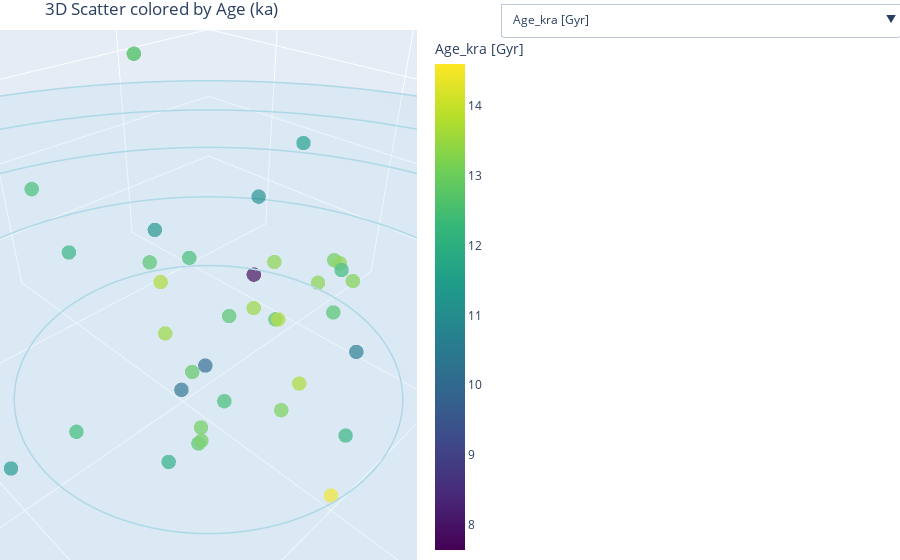

This figure's notebook cell:
### Code cell
import plotly.graph_objs as go
import plotly.offline as pyo

pyo.init_notebook_mode(connected=True)

# Variables you want to be switchable
color_vars = {
    'Age_kra [Gyr]': data_kept['Age_kra'],
    '[FeH]': data_kept['FeH_kra'],
    'Core Radius': data_kept['r_c'],
    'Central surface brightness (V magnitudes per square arcsecond)': data_kept['mu_V'],
    'HB type (from Mackey & van den Bergh 2005)': data_kept['HBtype'],
    'ellip (Projected ellipticity of isophotes)': data_kept['ellip'],
}

# Create one trace per color_var (only one visible at a time)
traces = []
for i, (label, values) in enumerate(color_vars.items()):
    trace = go.Scatter3d(
        x=data_merged['X'],
        y=data_merged['Y'],
        z=data_merged['Z'],
        mode='markers',
        marker=dict(
            size=5,
            color=values,
            colorscale='Viridis',
            opacity=0.8,
            colorbar=dict(title=label)  # Only show one colorbar at a time
        ),
        name=label,
        visible=(i == 0)  # Only the first one starts visible
    )
    traces.append(trace)

# ----------------------- Plot rough Milky Way shape ------------------------

# ------------- Disc Mesh -----------------------

# Disc parameters
center = np.array([8, 0, 0])
radius = np.array([0, 5, 10, 15, 20, 20, 25])
num_points = 100

# Generate circular mesh
theta = np.linspace(0, 2*np.pi, num_points)
x = center[0] + radius[6] * np.cos(theta)
y = center[1] + radius[6] * np.sin(theta)
z = np.zeros_like(x) + center[2]  # plane z=0

# Add a central point (for filling the disc)
x_mesh = np.append(x, center[0])
y_mesh = np.append(y, center[1])
z_mesh = np.append(z, center[2])

# Create triangles connecting each ring segment to the center
i = list(range(num_points))
j = [(k + 1) % num_points for k in range(num_points)]
k = [num_points] * num_points  # the center index

disc = go.Mesh3d(
    x=x_mesh,
    y=y_mesh,
    z=z_mesh,
    i=i, j=j, k=k,
    color='lightblue',
    opacity=0.2,
    name='Galactic plane',
    showscale=False
)

# ------------------ Disc Outline ------------------------------
disc_edges = []
for radii in radius:
    # Circular outline (edge only)
    theta = np.linspace(0, 2*np.pi, 200)
    x_edge = center[0] + radii * np.cos(theta)
    y_edge = center[1] + radii * np.sin(theta)
    z_edge = np.zeros_like(x_edge) + center[2]  # Flat z-plane

    disc_edge = go.Scatter3d(
        x=x_edge,
        y=y_edge,
        z=z_edge,
        mode='lines',
        line=dict(color='lightblue', width=3),
        name='Galactic Plane Edge',
        visible=True
    )
    disc_edges.append(disc_edge)


# ---------------------- Buttons and Layout ---------------------------------
# Create buttons to switch between variables
buttons = []

for i, (label, _) in enumerate(color_vars.items()):
    # Create a list of visibilities (traces + disc + disc_edges)
    visibility = [False] * len(traces) + [True] * (1 + len(disc_edges))
    visibility[i] = True # Make the selected trace visible

    buttons.append(dict(
        label=label,
        method='update',
        args=[
            {'visible': visibility},
            {'title': f'3D Scatter colored by {label}'}
        ]
    ))

# Layout with dropdown
layout = go.Layout(
    title='3D Scatter colored by Age (ka)',
    margin={'l': 0, 'r': 0, 'b': 0, 't': 30},
    updatemenus=[{
        'buttons': buttons,
        'direction': 'down',
        'showactive': True,
        'x': 1.2,
        'xanchor': 'left',
        'y': 1.05,
        'yanchor': 'top'
    }],
    scene=dict(
        aspectmode='data'
    )
)

# Add all of the above to the figure (i.e. traces and MW disc)
fig = go.Figure(data=traces + [disc] + disc_edges, layout=layout)
fig.update_layout(
    showlegend=False,
    scene_camera=dict(
        eye=dict(x=0.2, y=0.2, z=0.2)
    )
)
pyo.iplot(fig)

### Figure 1 — Plotly figure (JSON) as saved in the notebook; plotly's stock layout.template omitted (floating-point values rounded to 4 significant figures; data arrays with more than 128 entries replaced by an {"elided": "..."} marker saying what was removed)
{"data": [{"marker": {"color": [12.8, 12.2, 10, 10.24, 7.64, 11.2, 11.1, 12.7, 12.5, 12.7, 12.3, 11.4, 12.5, 13.6, 11.5, 12.7, 12.2, 13.1, 12.5, 13.8, 13.4, 11.7, 13.4, 12.4, 13.6, 13.2, 12.7, 13.3, 13.6, 13.4, 12.4, 10.5, 12.9, 11.3, 12.5, 13.1, 12, 12.7, 12.8, 10.8, 13.2, 13.1, 13.8, 13.7, 13.8, 12.7, 11.1, 10.9, 13.6, 11.8, 14.6], "colorbar": {"title": {"text": "Age_kra [Gyr]"}}, "colorscale": [[0, "#440154"], [0.1111, "#482878"], [0.2222, "#3e4989"], [0.3333, "#31688e"], [0.4444, "#26828e"], [0.5556, "#1f9e89"], [0.6667, "#35b779"], [0.7778, "#6ece58"], [0.8889, "#b5de2b"], [1, "#fde725"]], "opacity": 0.8, "size": 5}, "mode": "markers", "name": "Age_kra [Gyr]", "type": "scatter3d", "visible": true, "x": [1.9, -0.1, 3.1, 0.1, -4.2, 2, 0.6, 4.1, 3.6, 2.8, 3, 1.5, 7.6, 3.3, 5.1, 6.4, 9.3, 2.1, 11, 8.5, 5.9, 2.8, 4.2, 3.9, 5.8, 2.5, 5.3, 3.2, 6, 2.1, 10.9, 6, 7.3, 12.3, 7.8, 8.6, 9.8, 3.2, 8.8, 25.6, 6.8, 8.3, 3.3, 4.3, 4.9, 2.2, 9.1, 11.7, 3.9, 5.6, 4.9], "y": [-2.6, 0, -5.1, -10, -8.9, -9.2, -4.8, -7.2, -5.4, -1.4, -1.4, 1.3, -8.6, 3, 0.3, -4.2, -4, -0.3, -10, -1.2, 0.3, 4.6, 1.2, 1.1, -0.4, 6.3, -1.8, 1.1, -4.1, -0.8, -2.3, 3.1, -1.4, -4, 0.4, 0.3, 0.3, 0.6, 0.4, 2.5, 1.6, 0, -1.4, 8.3, 0.8, 3.4, 11.7, 8.3, 8.3, 7.5, 2.5], "z": [-3.1, -8.9, -6.2, -12.9, -6.9, -1.9, 0.7, 6, -0.9, 17.6, 17.1, 10, 2.1, 15.3, 5.5, 0.7, 2.4, 0.6, -4.2, 2.4, 2.5, 4.7, 2.1, 1.7, 0.6, 4.7, -0.7, 1, -2.3, -0.5, -2, 1.2, -1.5, -3.8, -1.1, -1.6, -2, -0.4, -2, -6.5, -1.3, -2.6, -1.7, 1.4, -2.1, -0.3, -5.1, -9.2, -4.8, -6.7, -5.9]}, {"marker": {"color": [-0.76, -1.32, -1.26, -1.08, -1.13, -1.18, -1.51, -2.27, -1.71, -1.86, -1.98, -1.34, -1.41, -2.2, -1.33, -0.64, -1.35, -1.98, -1.76, -1.56, -1.03, -1.33, -1.43, -1.57, -0.66, -2.1, -0.7, -0.73, -0.99, -1.99, -0.7, -1.51, -1.53, -1.3, -0.7, -0.78, -0.97, -1.49, -1.35, -1.25, -1.09, -0.96, -1.55, -2, -1.93, -0.82, -1.32, -1.21, -2.33, -1.31, -2.33], "colorbar": {"title": {"text": "[FeH]"}}, "colorscale": [[0, "#440154"], [0.1111, "#482878"], [0.2222, "#3e4989"], [0.3333, "#31688e"], [0.4444, "#26828e"], [0.5556, "#1f9e89"], [0.6667, "#35b779"], [0.7778, "#6ece58"], [0.8889, "#b5de2b"], [1, "#fde725"]], "opacity": 0.8, "size": 5}, "mode": "markers", "name": "[FeH]", "type": "scatter3d", "visible": false, "x": [1.9, -0.1, 3.1, 0.1, -4.2, 2, 0.6, 4.1, 3.6, 2.8, 3, 1.5, 7.6, 3.3, 5.1, 6.4, 9.3, 2.1, 11, 8.5, 5.9, 2.8, 4.2, 3.9, 5.8, 2.5, 5.3, 3.2, 6, 2.1, 10.9, 6, 7.3, 12.3, 7.8, 8.6, 9.8, 3.2, 8.8, 25.6, 6.8, 8.3, 3.3, 4.3, 4.9, 2.2, 9.1, 11.7, 3.9, 5.6, 4.9], "y": [-2.6, 0, -5.1, -10, -8.9, -9.2, -4.8, -7.2, -5.4, -1.4, -1.4, 1.3, -8.6, 3, 0.3, -4.2, -4, -0.3, -10, -1.2, 0.3, 4.6, 1.2, 1.1, -0.4, 6.3, -1.8, 1.1, -4.1, -0.8, -2.3, 3.1, -1.4, -4, 0.4, 0.3, 0.3, 0.6, 0.4, 2.5, 1.6, 0, -1.4, 8.3, 0.8, 3.4, 11.7, 8.3, 8.3, 7.5, 2.5], "z": [-3.1, -8.9, -6.2, -12.9, -6.9, -1.9, 0.7, 6, -0.9, 17.6, 17.1, 10, 2.1, 15.3, 5.5, 0.7, 2.4, 0.6, -4.2, 2.4, 2.5, 4.7, 2.1, 1.7, 0.6, 4.7, -0.7, 1, -2.3, -0.5, -2, 1.2, -1.5, -3.8, -1.1, -1.6, -2, -0.4, -2, -6.5, -1.3, -2.6, -1.7, 1.4, -2.1, -0.3, -5.1, -9.2, -4.8, -6.7, -5.9]}, {"marker": {"color": [0.36, 1.35, 0.18, 0.35, 0.09, 0.25, 1.3, 0.58, 1, 0.35, 2.08, 0.37, 0.28, 1.43, 0.44, 0.42, 0.47, 1.16, 0.97, 0.94, 0.56, 0.62, 0.79, 0.77, 0.21, 0.26, 0.83, 2.17, 1.13, 0.05, 0.95, 0.36, 0.18, 0.26, 0.06, 0.33, 0.1, 1.33, 0.03, 0.09, 0.08, 0.83, 0.17, 0.44, 1.8, 0.63, 0.22, 0.46, 0.14, 0.32, 0.06], "colorbar": {"title": {"text": "Core Radius"}}, "colorscale": [[0, "#440154"], [0.1111, "#482878"], [0.2222, "#3e4989"], [0.3333, "#31688e"], [0.4444, "#26828e"], [0.5556, "#1f9e89"], [0.6667, "#35b779"], [0.7778, "#6ece58"], [0.8889, "#b5de2b"], [1, "#fde725"]], "opacity": 0.8, "size": 5}, "mode": "markers", "name": "Core Radius", "type": "scatter3d", "visible": false, "x": [1.9, -0.1, 3.1, 0.1, -4.2, 2, 0.6, 4.1, 3.6, 2.8, 3, 1.5, 7.6, 3.3, 5.1, 6.4, 9.3, 2.1, 11, 8.5, 5.9, 2.8, 4.2, 3.9, 5.8, 2.5, 5.3, 3.2, 6, 2.1, 10.9, 6, 7.3, 12.3, 7.8, 8.6, 9.8, 3.2, 8.8, 25.6, 6.8, 8.3, 3.3, 4.3, 4.9, 2.2, 9.1, 11.7, 3.9, 5.6, 4.9], "y": [-2.6, 0, -5.1, -10, -8.9, -9.2, -4.8, -7.2, -5.4, -1.4, -1.4, 1.3, -8.6, 3, 0.3, -4.2, -4, -0.3, -10, -1.2, 0.3, 4.6, 1.2, 1.1, -0.4, 6.3, -1.8, 1.1, -4.1, -0.8, -2.3, 3.1, -1.4, -4, 0.4, 0.3, 0.3, 0.6, 0.4, 2.5, 1.6, 0, -1.4, 8.3, 0.8, 3.4, 11.7, 8.3, 8.3, 7.5, 2.5], "z": [-3.1, -8.9, -6.2, -12.9, -6.9, -1.9, 0.7, 6, -0.9, 17.6, 17.1, 10, 2.1, 15.3, 5.5, 0.7, 2.4, 0.6, -4.2, 2.4, 2.5, 4.7, 2.1, 1.7, 0.6, 4.7, -0.7, 1, -2.3, -0.5, -2, 1.2, -1.5, -3.8, -1.1, -1.6, -2, -0.4, -2, -6.5, -1.3, -2.6, -1.7, 1.4, -2.1, -0.3, -5.1, -9.2, -4.8, -6.7, -5.9]}, {"marker": {"color": [14.38, 20.05, 14.8, 17.73, 14.25, 15.08, 19, 18.81, 18.48, 17.38, 22.03, 16.64, 16.22, 21.61, 16.09, 16.91, 17.67, 17.95, 20.29, 20.05, 18.94, 16.59, 18.1, 17.7, 17.2, 15.47, 18.17, 21.25, 19.31, 15.47, 20.17, 21.26, 15.44, 17.63, 15.32, 16.82, 16.1, 17.42, 14.25, 14.78, 16.77, 18.13, 14.88, 18.08, 19.36, 19.75, 17.35, 19.02, 14.21, 15.78, 15.35], "colorbar": {"title": {"text": "Central surface brightness (V magnitudes per square arcsecond)"}}, "colorscale": [[0, "#440154"], [0.1111, "#482878"], [0.2222, "#3e4989"], [0.3333, "#31688e"], [0.4444, "#26828e"], [0.5556, "#1f9e89"], [0.6667, "#35b779"], [0.7778, "#6ece58"], [0.8889, "#b5de2b"], [1, "#fde725"]], "opacity": 0.8, "size": 5}, "mode": "markers", "name": "Central surface brightness (V magnitudes per square arcsecond)", "type": "scatter3d", "visible": false, "x": [1.9, -0.1, 3.1, 0.1, -4.2, 2, 0.6, 4.1, 3.6, 2.8, 3, 1.5, 7.6, 3.3, 5.1, 6.4, 9.3, 2.1, 11, 8.5, 5.9, 2.8, 4.2, 3.9, 5.8, 2.5, 5.3, 3.2, 6, 2.1, 10.9, 6, 7.3, 12.3, 7.8, 8.6, 9.8, 3.2, 8.8, 25.6, 6.8, 8.3, 3.3, 4.3, 4.9, 2.2, 9.1, 11.7, 3.9, 5.6, 4.9], "y": [-2.6, 0, -5.1, -10, -8.9, -9.2, -4.8, -7.2, -5.4, -1.4, -1.4, 1.3, -8.6, 3, 0.3, -4.2, -4, -0.3, -10, -1.2, 0.3, 4.6, 1.2, 1.1, -0.4, 6.3, -1.8, 1.1, -4.1, -0.8, -2.3, 3.1, -1.4, -4, 0.4, 0.3, 0.3, 0.6, 0.4, 2.5, 1.6, 0, -1.4, 8.3, 0.8, 3.4, 11.7, 8.3, 8.3, 7.5, 2.5], "z": [-3.1, -8.9, -6.2, -12.9, -6.9, -1.9, 0.7, 6, -0.9, 17.6, 17.1, 10, 2.1, 15.3, 5.5, 0.7, 2.4, 0.6, -4.2, 2.4, 2.5, 4.7, 2.1, 1.7, 0.6, 4.7, -0.7, 1, -2.3, -0.5, -2, 1.2, -1.5, -3.8, -1.1, -1.6, -2, -0.4, -2, -6.5, -1.3, -2.6, -1.7, 1.4, -2.1, -0.3, -5.1, -9.2, -4.8, -6.7, -5.9]}, {"marker": {"color": [-0.99, 0.98, -0.87, -0.71, -0.32, -0.49, 0.08, 0.17, 0.93, 0.81, 0.52, 0.08, 0.8, 0.58, 0.31, -1, 0.97, -0.06, 0.84, 1, -0.73, 0.97, 0.98, 0.98, -1, 0.91, -1, -0.97, -0.58, 0.98, -1, 1, 1, -0.15, -1, -1, -1, 0.91, 0.96, 0.54, 0.98, -0.08, 1, 0.98, 0.87, -1, 0.25, 0.14, 0.67, 0.92, 0.89], "colorbar": {"title": {"text": "HB type (from Mackey & van den Bergh 2005)"}}, "colorscale": [[0, "#440154"], [0.1111, "#482878"], [0.2222, "#3e4989"], [0.3333, "#31688e"], [0.4444, "#26828e"], [0.5556, "#1f9e89"], [0.6667, "#35b779"], [0.7778, "#6ece58"], [0.8889, "#b5de2b"], [1, "#fde725"]], "opacity": 0.8, "size": 5}, "mode": "markers", "name": "HB type (from Mackey & van den Bergh 2005)", "type": "scatter3d", "visible": false, "x": [1.9, -0.1, 3.1, 0.1, -4.2, 2, 0.6, 4.1, 3.6, 2.8, 3, 1.5, 7.6, 3.3, 5.1, 6.4, 9.3, 2.1, 11, 8.5, 5.9, 2.8, 4.2, 3.9, 5.8, 2.5, 5.3, 3.2, 6, 2.1, 10.9, 6, 7.3, 12.3, 7.8, 8.6, 9.8, 3.2, 8.8, 25.6, 6.8, 8.3, 3.3, 4.3, 4.9, 2.2, 9.1, 11.7, 3.9, 5.6, 4.9], "y": [-2.6, 0, -5.1, -10, -8.9, -9.2, -4.8, -7.2, -5.4, -1.4, -1.4, 1.3, -8.6, 3, 0.3, -4.2, -4, -0.3, -10, -1.2, 0.3, 4.6, 1.2, 1.1, -0.4, 6.3, -1.8, 1.1, -4.1, -0.8, -2.3, 3.1, -1.4, -4, 0.4, 0.3, 0.3, 0.6, 0.4, 2.5, 1.6, 0, -1.4, 8.3, 0.8, 3.4, 11.7, 8.3, 8.3, 7.5, 2.5], "z": [-3.1, -8.9, -6.2, -12.9, -6.9, -1.9, 0.7, 6, -0.9, 17.6, 17.1, 10, 2.1, 15.3, 5.5, 0.7, 2.4, 0.6, -4.2, 2.4, 2.5, 4.7, 2.1, 1.7, 0.6, 4.7, -0.7, 1, -2.3, -0.5, -2, 1.2, -1.5, -3.8, -1.1, -1.6, -2, -0.4, -2, -6.5, -1.3, -2.6, -1.7, 1.4, -2.1, -0.3, -5.1, -9.2, -4.8, -6.7, -5.9]}, {"marker": {"color": [0.09, null, 0.01, 0.07, 0.05, 0.12, 0.12, 0.05, 0.07, 0.01, 0.21, 0.04, 0.12, 0.11, 0.14, 0.04, 0.06, 0, 0.05, 0.25, 0.02, 0.11, 0.04, 0, 0.02, 0.1, 0.07, 0.16, 0.07, 0.07, 0.16, 0.08, 0.12, null, 0.06, 0.01, 0.2, 0.14, 0.01, 0.06, 0.01, 0, 0.04, 0.03, 0.02, 0, 0.01, 0.02, 0.05, 0.11, 0.01], "colorbar": {"title": {"text": "ellip (Projected ellipticity of isophotes)"}}, "colorscale": [[0, "#440154"], [0.1111, "#482878"], [0.2222, "#3e4989"], [0.3333, "#31688e"], [0.4444, "#26828e"], [0.5556, "#1f9e89"], [0.6667, "#35b779"], [0.7778, "#6ece58"], [0.8889, "#b5de2b"], [1, "#fde725"]], "opacity": 0.8, "size": 5}, "mode": "markers", "name": "ellip (Projected ellipticity of isophotes)", "type": "scatter3d", "visible": false, "x": [1.9, -0.1, 3.1, 0.1, -4.2, 2, 0.6, 4.1, 3.6, 2.8, 3, 1.5, 7.6, 3.3, 5.1, 6.4, 9.3, 2.1, 11, 8.5, 5.9, 2.8, 4.2, 3.9, 5.8, 2.5, 5.3, 3.2, 6, 2.1, 10.9, 6, 7.3, 12.3, 7.8, 8.6, 9.8, 3.2, 8.8, 25.6, 6.8, 8.3, 3.3, 4.3, 4.9, 2.2, 9.1, 11.7, 3.9, 5.6, 4.9], "y": [-2.6, 0, -5.1, -10, -8.9, -9.2, -4.8, -7.2, -5.4, -1.4, -1.4, 1.3, -8.6, 3, 0.3, -4.2, -4, -0.3, -10, -1.2, 0.3, 4.6, 1.2, 1.1, -0.4, 6.3, -1.8, 1.1, -4.1, -0.8, -2.3, 3.1, -1.4, -4, 0.4, 0.3, 0.3, 0.6, 0.4, 2.5, 1.6, 0, -1.4, 8.3, 0.8, 3.4, 11.7, 8.3, 8.3, 7.5, 2.5], "z": [-3.1, -8.9, -6.2, -12.9, -6.9, -1.9, 0.7, 6, -0.9, 17.6, 17.1, 10, 2.1, 15.3, 5.5, 0.7, 2.4, 0.6, -4.2, 2.4, 2.5, 4.7, 2.1, 1.7, 0.6, 4.7, -0.7, 1, -2.3, -0.5, -2, 1.2, -1.5, -3.8, -1.1, -1.6, -2, -0.4, -2, -6.5, -1.3, -2.6, -1.7, 1.4, -2.1, -0.3, -5.1, -9.2, -4.8, -6.7, -5.9]}, {"color": "lightblue", "i": [0, 1, 2, 3, 4, 5, 6, 7, 8, 9, 10, 11, 12, 13, 14, 15, 16, 17, 18, 19, 20, 21, 22, 23, 24, 25, 26, 27, 28, 29, 30, 31, 32, 33, 34, 35, 36, 37, 38, 39, 40, 41, 42, 43, 44, 45, 46, 47, 48, 49, 50, 51, 52, 53, 54, 55, 56, 57, 58, 59, 60, 61, 62, 63, 64, 65, 66, 67, 68, 69, 70, 71, 72, 73, 74, 75, 76, 77, 78, 79, 80, 81, 82, 83, 84, 85, 86, 87, 88, 89, 90, 91, 92, 93, 94, 95, 96, 97, 98, 99], "j": [1, 2, 3, 4, 5, 6, 7, 8, 9, 10, 11, 12, 13, 14, 15, 16, 17, 18, 19, 20, 21, 22, 23, 24, 25, 26, 27, 28, 29, 30, 31, 32, 33, 34, 35, 36, 37, 38, 39, 40, 41, 42, 43, 44, 45, 46, 47, 48, 49, 50, 51, 52, 53, 54, 55, 56, 57, 58, 59, 60, 61, 62, 63, 64, 65, 66, 67, 68, 69, 70, 71, 72, 73, 74, 75, 76, 77, 78, 79, 80, 81, 82, 83, 84, 85, 86, 87, 88, 89, 90, 91, 92, 93, 94, 95, 96, 97, 98, 99, 0], "k": [100, 100, 100, 100, 100, 100, 100, 100, 100, 100, 100, 100, 100, 100, 100, 100, 100, 100, 100, 100, 100, 100, 100, 100, 100, 100, 100, 100, 100, 100, 100, 100, 100, 100, 100, 100, 100, 100, 100, 100, 100, 100, 100, 100, 100, 100, 100, 100, 100, 100, 100, 100, 100, 100, 100, 100, 100, 100, 100, 100, 100, 100, 100, 100, 100, 100, 100, 100, 100, 100, 100, 100, 100, 100, 100, 100, 100, 100, 100, 100, 100, 100, 100, 100, 100, 100, 100, 100, 100, 100, 100, 100, 100, 100, 100, 100, 100, 100, 100, 100], "name": "Galactic plane", "opacity": 0.2, "showscale": false, "type": "mesh3d", "x": [33, 32.95, 32.8, 32.55, 32.2, 31.75, 31.21, 30.57, 29.85, 29.03, 28.13, 27.15, 26.09, 24.96, 23.76, 22.5, 21.18, 19.81, 18.39, 16.92, 15.42, 13.89, 12.34, 10.77, 9.19, 7.603, 6.019, 4.442, 2.88, 1.338, -0.1767, -1.659, -3.102, -4.5, -5.848, -7.14, -8.372, -9.537, -10.63, -11.65, -12.59, -13.45, -14.22, -14.9, -15.49, -15.99, -16.39, -16.69, -16.89, -16.99, -16.99, -16.89, -16.69, -16.39, -15.99, -15.49, -14.9, -14.22, -13.45, -12.59, -11.65, -10.63, -9.537, -8.372, -7.14, -5.848, -4.5, -3.102, -1.659, -0.1767, 1.338, 2.88, 4.442, 6.019, 7.603, 9.19, 10.77, 12.34, 13.89, 15.42, 16.92, 18.39, 19.81, 21.18, 22.5, 23.76, 24.96, 26.09, 27.15, 28.13, 29.03, 29.85, 30.57, 31.21, 31.75, 32.2, 32.55, 32.8, 32.95, 33, 8], "y": [0, 1.586, 3.165, 4.731, 6.279, 7.801, 9.292, 10.74, 12.15, 13.52, 14.82, 16.07, 17.25, 18.36, 19.4, 20.36, 21.24, 22.04, 22.74, 23.35, 23.87, 24.3, 24.62, 24.85, 24.97, 25.0, 24.92, 24.75, 24.47, 24.1, 23.63, 23.06, 22.4, 21.65, 20.81, 19.89, 18.89, 17.82, 16.67, 15.45, 14.18, 12.84, 11.46, 10.02, 8.551, 7.043, 5.508, 3.95, 2.376, 0.7932, -0.7932, -2.376, -3.95, -5.508, -7.043, -8.551, -10.02, -11.46, -12.84, -14.18, -15.45, -16.67, -17.82, -18.89, -19.89, -20.81, -21.65, -22.4, -23.06, -23.63, -24.1, -24.47, -24.75, -24.92, -25.0, -24.97, -24.85, -24.62, -24.3, -23.87, -23.35, -22.74, -22.04, -21.24, -20.36, -19.4, -18.36, -17.25, -16.07, -14.82, -13.52, -12.15, -10.74, -9.292, -7.801, -6.279, -4.731, -3.165, -1.586, -6.123e-15, 0], "z": [0, 0, 0, 0, 0, 0, 0, 0, 0, 0, 0, 0, 0, 0, 0, 0, 0, 0, 0, 0, 0, 0, 0, 0, 0, 0, 0, 0, 0, 0, 0, 0, 0, 0, 0, 0, 0, 0, 0, 0, 0, 0, 0, 0, 0, 0, 0, 0, 0, 0, 0, 0, 0, 0, 0, 0, 0, 0, 0, 0, 0, 0, 0, 0, 0, 0, 0, 0, 0, 0, 0, 0, 0, 0, 0, 0, 0, 0, 0, 0, 0, 0, 0, 0, 0, 0, 0, 0, 0, 0, 0, 0, 0, 0, 0, 0, 0, 0, 0, 0, 0]}, {"line": {"color": "lightblue", "width": 3}, "mode": "lines", "name": "Galactic Plane Edge", "type": "scatter3d", "visible": true, "x": {"elided": "200 int values"}, "y": {"elided": "200 int values"}, "z": {"elided": "200 int values"}}, {"line": {"color": "lightblue", "width": 3}, "mode": "lines", "name": "Galactic Plane Edge", "type": "scatter3d", "visible": true, "x": {"elided": "200 float values"}, "y": {"elided": "200 float values"}, "z": {"elided": "200 int values"}}, {"line": {"color": "lightblue", "width": 3}, "mode": "lines", "name": "Galactic Plane Edge", "type": "scatter3d", "visible": true, "x": {"elided": "200 float values"}, "y": {"elided": "200 float values"}, "z": {"elided": "200 int values"}}, {"line": {"color": "lightblue", "width": 3}, "mode": "lines", "name": "Galactic Plane Edge", "type": "scatter3d", "visible": true, "x": {"elided": "200 float values"}, "y": {"elided": "200 float values"}, "z": {"elided": "200 int values"}}, {"line": {"color": "lightblue", "width": 3}, "mode": "lines", "name": "Galactic Plane Edge", "type": "scatter3d", "visible": true, "x": {"elided": "200 float values"}, "y": {"elided": "200 float values"}, "z": {"elided": "200 int values"}}, {"line": {"color": "lightblue", "width": 3}, "mode": "lines", "name": "Galactic Plane Edge", "type": "scatter3d", "visible": true, "x": {"elided": "200 float values"}, "y": {"elided": "200 float values"}, "z": {"elided": "200 int values"}}, {"line": {"color": "lightblue", "width": 3}, "mode": "lines", "name": "Galactic Plane Edge", "type": "scatter3d", "visible": true, "x": {"elided": "200 float values"}, "y": {"elided": "200 float values"}, "z": {"elided": "200 int values"}}], "layout": {"margin": {"b": 0, "l": 0, "r": 0, "t": 30}, "scene": {"aspectmode": "data", "camera": {"eye": {"x": 0.2, "y": 0.2, "z": 0.2}}}, "showlegend": false, "title": {"text": "3D Scatter colored by Age (ka)"}, "updatemenus": [{"buttons": [{"args": [{"visible": [true, false, false, false, false, false, true, true, true, true, true, true, true, true]}, {"title": "3D Scatter colored by Age_kra [Gyr]"}], "label": "Age_kra [Gyr]", "method": "update"}, {"args": [{"visible": [false, true, false, false, false, false, true, true, true, true, true, true, true, true]}, {"title": "3D Scatter colored by [FeH]"}], "label": "[FeH]", "method": "update"}, {"args": [{"visible": [false, false, true, false, false, false, true, true, true, true, true, true, true, true]}, {"title": "3D Scatter colored by Core Radius"}], "label": "Core Radius", "method": "update"}, {"args": [{"visible": [false, false, false, true, false, false, true, true, true, true, true, true, true, true]}, {"title": "3D Scatter colored by Central surface brightness (V magnitudes per square arcsecond)"}], "label": "Central surface brightness (V magnitudes per square arcsecond)", "method": "update"}, {"args": [{"visible": [false, false, false, false, true, false, true, true, true, true, true, true, true, true]}, {"title": "3D Scatter colored by HB type (from Mackey & van den Bergh 2005)"}], "label": "HB type (from Mackey & van den Bergh 2005)", "method": "update"}, {"args": [{"visible": [false, false, false, false, false, true, true, true, true, true, true, true, true, true]}, {"title": "3D Scatter colored by ellip (Projected ellipticity of isophotes)"}], "label": "ellip (Projected ellipticity of isophotes)", "method": "update"}], "direction": "down", "showactive": true, "x": 1.2, "xanchor": "left", "y": 1.05, "yanchor": "top"}]}}
